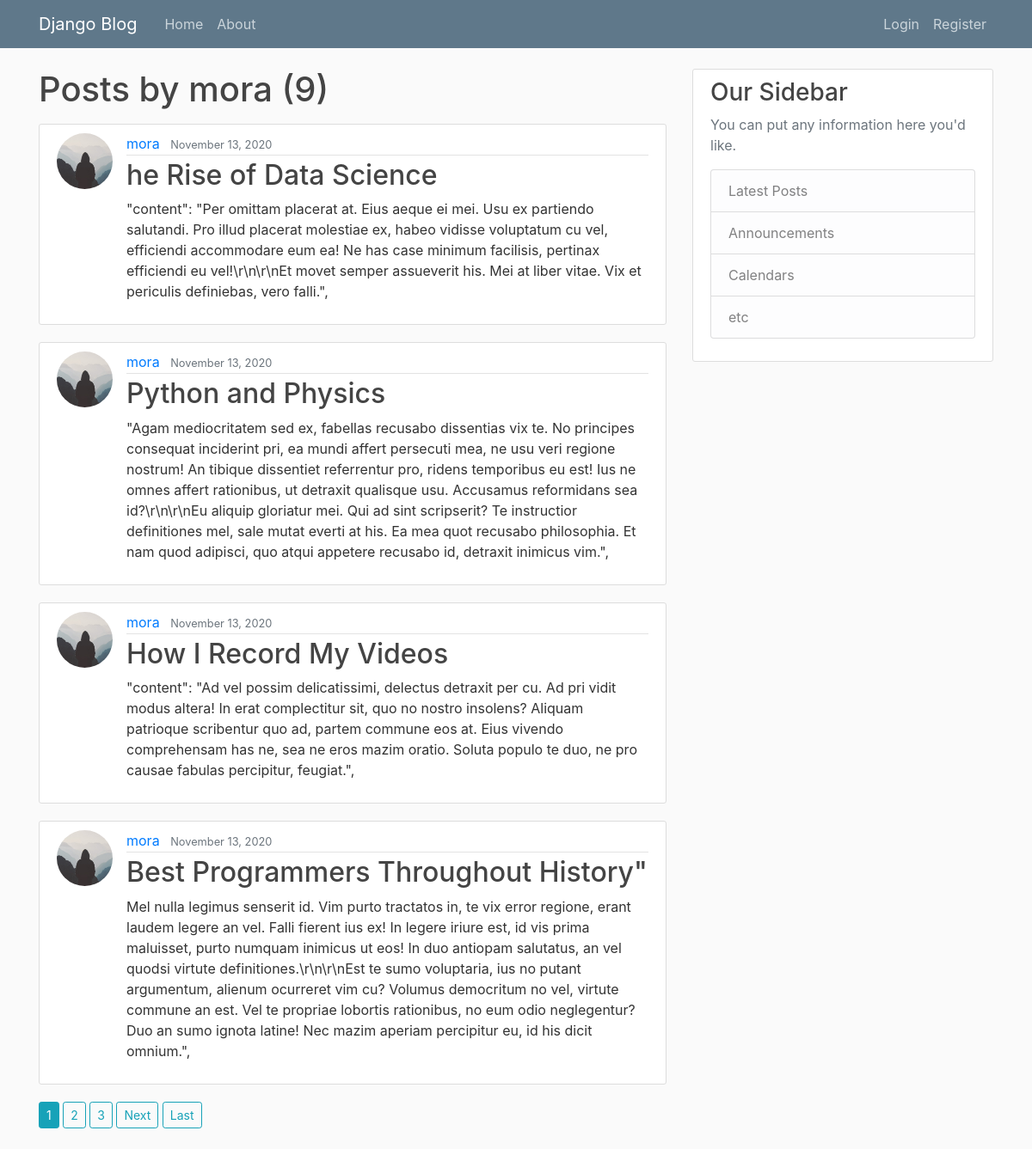
The app's page //user/mora with its own data.
### blog/models.py (models this page shows, shortened)
class Post(models.Model):
    title = models.CharField(max_length=100)
    content = models.TextField()
    date_posted = models.DateTimeField(default=timezone.now)
    author = models.ForeignKey(User, on_delete=models.CASCADE)

### users/models.py (models this page shows, shortened)
class Profile(models.Model):
    user = models.OneToOneField(User, on_delete=models.CASCADE)
    image = models.ImageField(default='default.jpg', upload_to='profile_pics')

### blog/views.py (the view)
# urls.py: path('/user/<str:username>', UserPostListView.as_view(), name='user-posts'),
class UserPostListView(ListView):
    model = Post
    template_name = 'blog/user_posts.html'
    context_object_name = 'posts'
    paginate_by = 4
    def get_queryset(self):
        user = get_object_or_404(User, username=self.kwargs.get('username'))
        return Post.objects.filter(author=user).order_by('-date_posted')

### blog/templates/blog/user_posts.html (shortened to what this page needs)
{% extends 'blog/base.html' %}
{% block content%}
    <h1 class="mb-3"> Posts by {{view.kwargs.username}} ({{page_obj.paginator.count}})</h1>
    {% for post in posts%}
        <article class="media content-section">
            <img class="rounded-circle article-img" src="{{post.author.profile.image.url}}">
          <div class="media-body">
            <div class="article-metadata">
              <a class="mr-2" href="{% url 'user-posts' post.author.username %}">{{ post.author }}</a>
              <small class="text-muted">{{ post.date_posted|date:'F d, Y' }}</small>
            </div>
            <h2><a class="article-title" href="{% url 'post-detail' post.id %}">{{ post.title }}</a></h2>
            <p class="article-content">{{ post.content }}</p>
          </div>
        </article>
    {% endfor %}
    {% if is_paginated %}
        {% for num in page_obj.paginator.page_range %}
            {% if page_obj.number == num%}
                <a class=" btn btn-sm btn-info mb-4" href="?page={{num}}">{{num}}</a>
            {% elif num > page_obj.number|add:'-3' and num < page_obj.number|add:'3' %}
                <a class=" btn btn-sm btn-outline-info mb-4" href="?page={{num}}">{{num}}</a>
            {% endif %}
        {% endfor %}
        {% if page_obj.has_next %}
            <a class=" btn btn-sm btn-outline-info mb-4" href="?page={{page_obj.next_page_number}}">Next</a>
            <a class=" btn btn-sm btn-outline-info mb-4" href="?page={{page_obj.paginator.num_pages}}">Last</a>
        {% endif %}
    {% endif %}
{% endblock content%}

### blog/static/blog/main.css (style rules this page uses)
body { background: #fafafa; color: #333333; margin-top: 5rem; }
h1, h2, h3, h4, h5, h6 { color: #444444; }
.content-section { background: #ffffff; padding: 10px 20px; border: 1px solid #dddddd; border-radius: 3px; margin-bottom: 20px; }
.article-title { color: #444444; }
.article-content { white-space: pre-line; }
.article-img { height: 65px; width: 65px; margin-right: 16px; }
.article-metadata { padding-bottom: 1px; margin-bottom: 4px; border-bottom: 1px solid #e3e3e3 }

### records on screen
Post: author.profile.image (placeholder picture), author "mora", date_posted "November 13, 2020", title "he Rise of Data Science", content "\"content\": \"Per omittam placerat at. Eius aeque ei mei. Usu ex partiendo salutandi. Pro illud placerat molestiae ex, habeo vidisse voluptatum cu vel, efficiendi accommodare eum ea! Ne has case minimum facilisis, pertinax efficiendi eu vel!\\r\\n\\r\\nEt movet semper assueverit his. Mei at liber vitae. Vix et periculis definiebas, vero falli.\","
Post: author.profile.image (placeholder picture), author "mora", date_posted "November 13, 2020", title "Python and Physics", content "\"Agam mediocritatem sed ex, fabellas recusabo dissentias vix te. No principes consequat inciderint pri, ea mundi affert persecuti mea, ne usu veri regione nostrum! An tibique dissentiet referrentur pro, ridens temporibus eu est! Ius ne omnes affert rationibus, ut detraxit qualisque usu. Accusamus reformidans sea id?\\r\\n\\r\\nEu aliquip gloriatur mei. Qui ad sint scripserit? Te instructior definitiones mel, sale mutat everti at his. Ea mea quot recusabo philosophia. Et nam quod adipisci, quo atqui appetere recusabo id, detraxit inimicus vim.\","
Post: author.profile.image (placeholder picture), author "mora", date_posted "November 13, 2020", title "How I Record My Videos", content "\"content\": \"Ad vel possim delicatissimi, delectus detraxit per cu. Ad pri vidit modus altera! In erat complectitur sit, quo no nostro insolens? Aliquam patrioque scribentur quo ad, partem commune eos at. Eius vivendo comprehensam has ne, sea ne eros mazim oratio. Soluta populo te duo, ne pro causae fabulas percipitur, feugiat.\","
Post: author.profile.image (placeholder picture), author "mora", date_posted "November 13, 2020", title "Best Programmers Throughout History\"", content "Mel nulla legimus senserit id. Vim purto tractatos in, te vix error regione, erant laudem legere an vel. Falli fierent ius ex! In legere iriure est, id vis prima maluisset, purto numquam inimicus ut eos! In duo antiopam salutatus, an vel quodsi virtute definitiones.\\r\\n\\r\\nEst te sumo voluptaria, ius no putant argumentum, alienum ocurreret vim cu? Volumus democritum no vel, virtute commune an est. Vel te propriae lobortis rationibus, no eum odio neglegentur? Duo an sumo ignota latine! Nec mazim aperiam percipitur eu, id his dicit omnium.\","

### other values on screen
{{ view.kwargs.username }} "mora"
{{ page_obj.paginator.count }} "9"
{{ num }} "1"
{{ num }} "2" "3"
